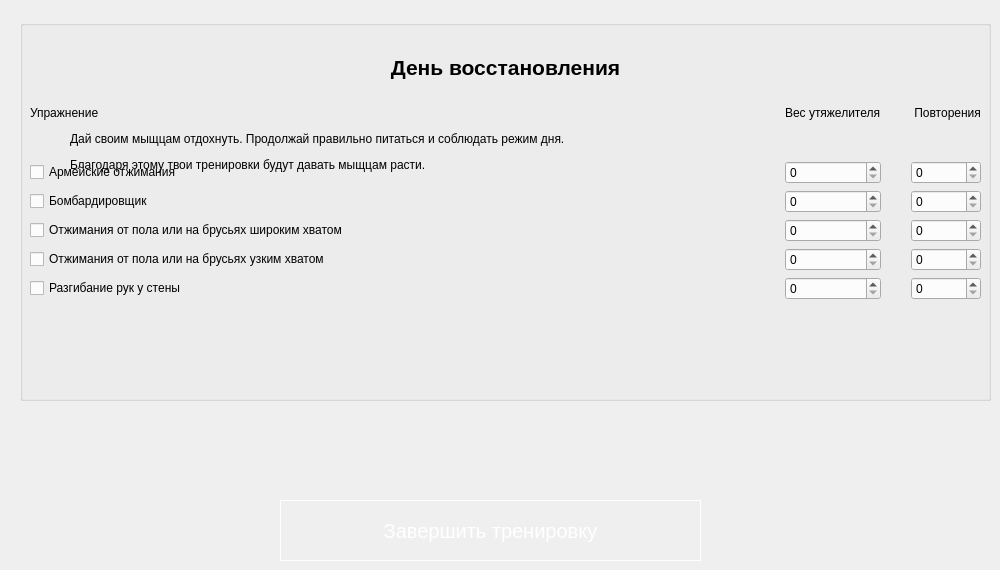
                <widget class="QWidget" name="tab_21">
                 <attribute name="title">
                  <string>День 21</string>
                 </attribute>
                 <widget class="QWidget" name="gridLayoutWidget_21">
                  <property name="geometry">
                   <rect>
                    <x>30</x>
                    <y>70</y>
                    <width>951</width>
                    <height>230</height>
                   </rect>
                  </property>
                  <layout class="QGridLayout" name="gridLayout_21" rowstretch="0,0,0,0,0,0" columnstretch="3,0,0">
                   <property name="horizontalSpacing">
                    <number>30</number>
                   </property>
                   <item row="1" column="1">
                    <widget class="QSpinBox" name="spinBox_extraWeight_1_21"/>
                   </item>
                   <item row="3" column="0">
                    <widget class="QCheckBox" name="checkBox_exersize_3_21">
                     <property name="text">
                      <string>Отжимания от пола или на брусьях широким хватом</string>
                     </property>
                    </widget>
                   </item>
                   <item row="3" column="1">
                    <widget class="QSpinBox" name="spinBox_extraWeight_3_21"/>
                   </item>
                   <item row="5" column="1">
                    <widget class="QSpinBox" name="spinBox_extraWeight_5_21"/>
                   </item>
                   <item row="0" column="0">
                    <widget class="QLabel" name="label_exersize_21">
                     <property name="text">
                      <string>Упражнение</string>
                     </property>
                    </widget>
                   </item>
                   <item row="5" column="0">
                    <widget class="QCheckBox" name="checkBox_exersize_5_21">
                     <property name="text">
                      <string>Разгибание рук у стены</string>
                     </property>
                     <property name="checked">
                      <bool>false</bool>
                     </property>
                    </widget>
                   </item>
                   <item row="1" column="0">
                    <widget class="QCheckBox" name="checkBox_exersize_1_21">
                     <property name="text">
                      <string>Армейские отжимания</string>
                     </property>
                     <property name="checked">
                      <bool>false</bool>
                     </property>
                    </widget>
                   </item>
                   <item row="0" column="2">
                    <widget class="QLabel" name="label_reps_21">
                     <property name="text">
                      <string> Повторения</string>
                     </property>
                    </widget>
                   </item>
                   <item row="1" column="2">
                    <widget class="QSpinBox" name="spinBox_reps_1_21"/>
                   </item>
                   <item row="3" column="2">
                    <widget class="QSpinBox" name="spinBox_reps_3_21"/>
                   </item>
                   <item row="2" column="2">
                    <widget class="QSpinBox" name="spinBox_reps_2_21"/>
                   </item>
                   <item row="4" column="0">
                    <widget class="QCheckBox" name="checkBox_exersize_4_21">
                     <property name="text">
                      <string>Отжимания от пола или на брусьях узким хватом</string>
                     </property>
                    </widget>
                   </item>
                   <item row="4" column="2">
                    <widget class="QSpinBox" name="spinBox_reps_4_21"/>
                   </item>
                   <item row="2" column="0">
                    <widget class="QCheckBox" name="checkBox_exersize_2_21">
                     <property name="text">
                      <string>Бомбардировщик</string>
                     </property>
                    </widget>
                   </item>
                   <item row="2" column="1">
                    <widget class="QSpinBox" name="spinBox_extraWeight_2_21"/>
                   </item>
                   <item row="0" column="1">
                    <widget class="QLabel" name="label_extraWeigh_21">
                     <property name="text">
                      <string>Вес утяжелителя</string>
                     </property>
                    </widget>
                   </item>
                   <item row="4" column="1">
                    <widget class="QSpinBox" name="spinBox_extraWeight_4_21"/>
                   </item>
                   <item row="5" column="2">
                    <widget class="QSpinBox" name="spinBox_reps_5_21"/>
                   </item>
                  </layout>
                 </widget>
                 <widget class="QPushButton" name="pushButton_complete_21">
                  <property name="geometry">
                   <rect>
                    <x>280</x>
                    <y>500</y>
                    <width>421</width>
                    <height>61</height>
                   </rect>
                  </property>
                  <property name="styleSheet">
                   <string notr="true">QPushButton {
border:1px solid #fff;
font-size:20px;
color:#fff;
}
QPushButton:hover {
	background-color: rgb(85, 170, 255);
}</string>
                  </property>
                  <property name="text">
                   <string>Завершить тренировку</string>
                  </property>
                 </widget>
                 <widget class="QGroupBox" name="groupBox_rest_day_6">
                  <property name="geometry">
                   <rect>
                    <x>20</x>
                    <y>20</y>
                    <width>971</width>
                    <height>381</height>
                   </rect>
                  </property>
                  <property name="title">
                   <string/>
                  </property>
                  <widget class="QLabel" name="label_rest_day_6">
                   <property name="geometry">
                    <rect>
                     <x>50</x>
                     <y>20</y>
                     <width>871</width>
                     <height>161</height>
                    </rect>
                   </property>
                   <property name="text">
                    <string>&lt;html&gt;&lt;head/&gt;&lt;body&gt;&lt;p align=&quot;center&quot;&gt;&lt;span style=&quot; font-size:16pt; font-weight:600;&quot;&gt;День восстановления&lt;/span&gt;&lt;/p&gt;&lt;p align=&quot;center&quot;&gt;&lt;br/&gt;&lt;/p&gt;&lt;p&gt;Дай своим мыщцам отдохнуть. Продолжай правильно питаться и соблюдать режим дня.&lt;/p&gt;&lt;p&gt; Благодаря этому твои тренировки будут давать мыщцам расти.&lt;br/&gt;&lt;/p&gt;&lt;/body&gt;&lt;/html&gt;</string>
                   </property>
                  </widget>
                  <widget class="QLabel" name="label_rest_day_img_6">
                   <property name="geometry">
                    <rect>
                     <x>400</x>
                     <y>210</y>
                     <width>141</width>
                     <height>141</height>
                    </rect>
                   </property>
                   <property name="text">
                    <string/>
                   </property>
                   <property name="pixmap">
                    <pixmap>img/lighting_3.png</pixmap>
                   </property>
                  </widget>
                 </widget>
                </widget>
